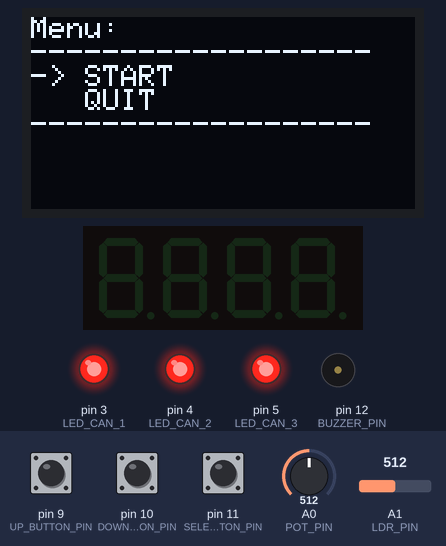
Bench run of a sketch on a simulated Arduino Mega 2560, built with avr-gcc and run on an emulated ATmega2560. Parts: 128×64 one-colour display, 4-digit seven-segment display, output pins drawn as LEDs (lit = HIGH), buzzer (waves = sounding). Inputs (shaded band) come from the test bench; at power-on: pin 11 (SELECT_BUTTON_PIN) HIGH, A1 (LDR_PIN) = 512, pin 9 (UP_BUTTON_PIN) HIGH, pin 10 (DOWN_BUTTON_PIN) HIGH, A0 (POT_PIN) = 512. Random numbers use the default seed unless the sketch sets one.

Above: at 1.2 s.
1.3 s: pin 11 (SELECT_BUTTON_PIN) pulled LOW for 0.15 s
At 1.8 s:
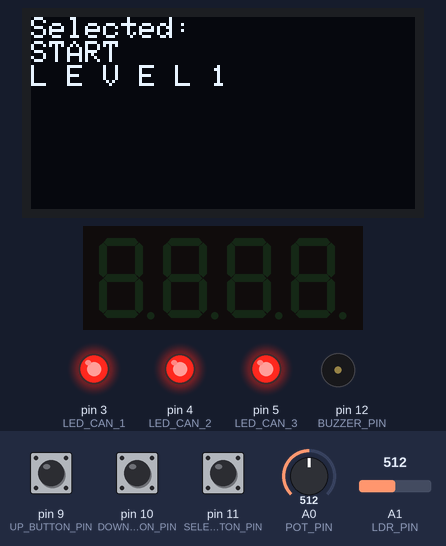
4.4 s: A1 (LDR_PIN) set to 591
7.4 s: A1 (LDR_PIN) set to 611
At 8.03 s:
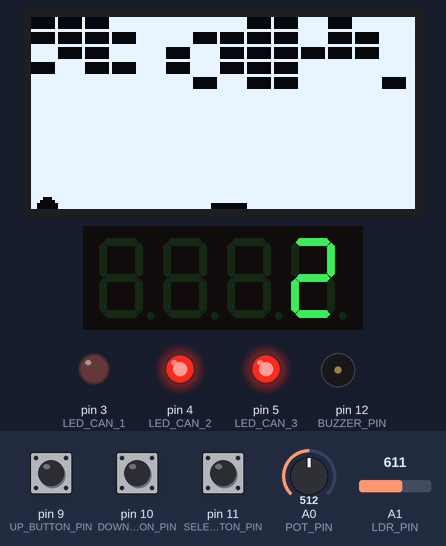
10.0 s: pin 9 (UP_BUTTON_PIN) pulled LOW for 0.15 s
At 10.21 s:
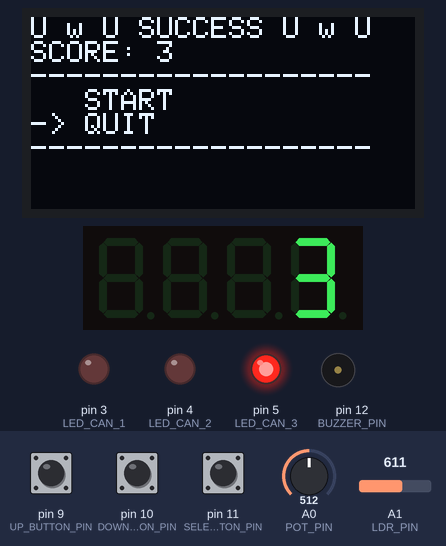
13.1 s: pin 11 (SELECT_BUTTON_PIN) pulled LOW for 3.2 s
At 16.0 s:
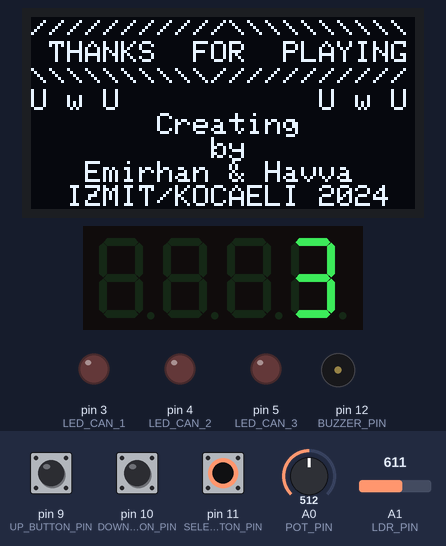
17.8 s: pin 10 (DOWN_BUTTON_PIN) pulled LOW for 1 s
At 20.2 s:
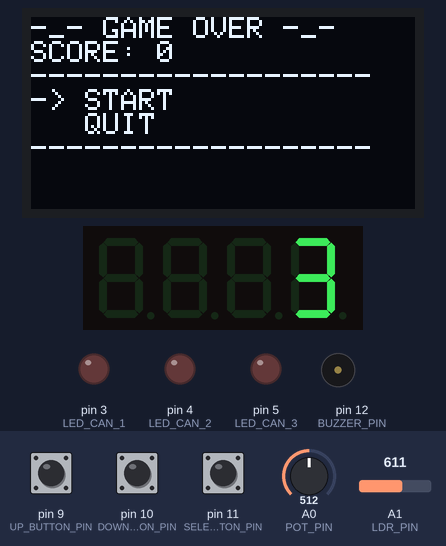
Timing chart, 0 to 21.3 s (numbered marks = the images above; inputs shaded):
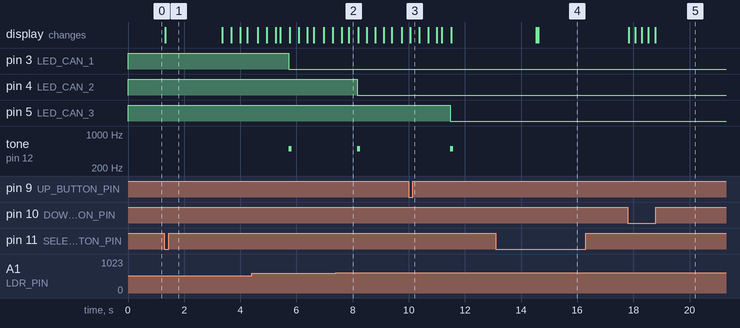

Measured:
- the behaviour switches between 600 and 601 on A1 (LDR_PIN) (found by bisection; images 1 and 2)
- after the input at 1.3 s, the display: changes at once (image 1)
- after the input at 17.8 s, the display: changes at once (image 5)

The sketch:

sketch.ino
```cpp
#include <Wire.h>
#include <Adafruit_GFX.h>
#include <Adafruit_SSD1306.h>
#include <TM1637TinyDisplay.h>

#define SCREEN_WIDTH 128
#define SCREEN_HEIGHT 64
#define OLED_RESET -1
#define CLK 2  // Clock pin
#define DIO 1  // DIO pin
Adafruit_SSD1306 display(SCREEN_WIDTH, SCREEN_HEIGHT, &Wire, OLED_RESET);
TM1637TinyDisplay tm1637(CLK, DIO);


#define UP_BUTTON_PIN 9
#define DOWN_BUTTON_PIN 10
#define SELECT_BUTTON_PIN 11
#define LED_CAN_1 3
#define LED_CAN_2 4
#define LED_CAN_3 5
#define POT_PIN A0
#define BUZZER_PIN 12
#define BRICK_WIDTH 8
#define BRICK_HEIGHT 4
#define BRICK_GAP 1
#define BRICK_ROWS 5
#define BRICK_COLS 14
#define LDR_PIN A1

int ldrThreshold = 600; // LDR değeri için eşik değeri belirleyin
bool ldrHigh = false;

int brick[BRICK_ROWS][BRICK_COLS];
int canHakki = 3;
int gemiX = 0;
int menuSecimi = 0;
bool oyunBasladi = false;
int seviye = 1;
int upButtonState;
int downButtonState;
int selectButtonState;
const int numOptions = 2;
const char *menuOptions[numOptions] = {"START", "QUIT"};
int currentSelection = 0;
int score = 0;
int lvlScore = 0;
int topX = SCREEN_WIDTH / 2;
int topY = SCREEN_HEIGHT - 8;
int topSpeedX = 1;
int topSpeedY = -1;
int topSize = 3;
int brickCount;
int lvlNum = 1;
int heartX;
int heartY;
int hpChance;
int heartX1;
int heartY1;
int heartX2;
int heartY2;
int heartX3;
int heartY3;

bool hpMoveCnt = false;
bool menuCtrl = false; // if menu screen view second time, it will be true
bool gameLost = false;

void updateDisplay() {
  display.clearDisplay();
  display.setTextColor(WHITE);
  display.setTextSize(1);
  display.setCursor(0, 0);
  display.println("Menu:");
  display.setTextSize(1);
  display.println("-------------------");
  for (int i = 0; i < numOptions; i++) {
    if (i == currentSelection) {
      display.print("-> ");
    } else {
      display.print("   ");
    }
    display.print(menuOptions[i]);
    display.println();
  }
  display.println("-------------------");
  display.display();
}


void setup() {
  pinMode(UP_BUTTON_PIN, INPUT_PULLUP);
  pinMode(DOWN_BUTTON_PIN, INPUT_PULLUP);
  pinMode(SELECT_BUTTON_PIN, INPUT_PULLUP);
  pinMode(POT_PIN, INPUT);
  pinMode(LED_CAN_1, OUTPUT);
  pinMode(LED_CAN_2, OUTPUT);
  pinMode(LED_CAN_3, OUTPUT);
  pinMode(BUZZER_PIN, OUTPUT);
  digitalWrite(LED_CAN_1, HIGH);
  digitalWrite(LED_CAN_2, HIGH);
  digitalWrite(LED_CAN_3, HIGH);

  Wire.begin();
  display.begin(SSD1306_SWITCHCAPVCC, 0x3C);
  tm1637.setBrightness(0x0f);
  generateLevel();
  updateDisplay();
}

void clearBricks() {
  for (int i = 0; i < BRICK_ROWS; i++) {
    for (int j = 0; j < BRICK_COLS; j++) {
      brick[i][j] = 0;
    }
  }
}
void generateLevel() {

  brickCount = 0;
  for (int i = 0; i < BRICK_ROWS; i++) {
    for (int j = 0; j < BRICK_COLS; j++) {
      brick[i][j] = random(0, 2);
      if(brick[i][j] == 1)
      {
        brickCount++;
      }
    }
  }
}
void resultScreen()
{
  display.clearDisplay();
  display.setTextColor(WHITE);
  display.setTextSize(1);
  display.setCursor(0, 0);
  display.println("U w U SUCCESS U w U");
  display.print("SCORE: ");
  display.println(score);
  display.println("-------------------");
  for (int i = 0; i < numOptions; i++) {
    if (i == currentSelection) {
      display.print("-> ");
    } else {
      display.print("   ");
    }
    display.print(menuOptions[i]);
    display.println();
  }
  display.println("-------------------");
  display.display();
}
void gameOver()
{

  lvlScore= 0;
  display.clearDisplay();
  clearBricks();
  display.setCursor(0, 0);
  display.println("-_- GAME OVER -_-");
  display.print("SCORE: ");
  display.println(score);
  score = 0;
  display.println("-------------------");
  for (int i = 0; i < numOptions; i++) {
    if (i == currentSelection) {
      display.print("-> ");
    } else {
      display.print("   ");
    }
    display.print(menuOptions[i]);
    display.println();
  }
  display.println("-------------------");
  display.display();
}


void loop() {

  upButtonState = digitalRead(UP_BUTTON_PIN);
  downButtonState = digitalRead(DOWN_BUTTON_PIN);
  selectButtonState = digitalRead(SELECT_BUTTON_PIN);

  if (upButtonState == LOW) {
    currentSelection--;
    if (currentSelection < 0) {
      currentSelection = numOptions - 1;
    }
    if(gameLost)
    {
      gameOver();
    }
    else if(menuCtrl){
      resultScreen();
    }
    else{
    updateDisplay();
    }
    delay(200);
  }

  if (downButtonState == LOW) {
    currentSelection++;
    if (currentSelection >= numOptions) {
      currentSelection = 0;
    }
    if(gameLost)
    {
      gameOver();
    }
    else if(menuCtrl){
      resultScreen();
    }
    else{
      updateDisplay();
    }
    delay(200);

  }

  if (selectButtonState == LOW) {
    if (currentSelection == 0 ) {
      if(menuCtrl){
        clearBricks();
        generateLevel();
        score = 0;
        lvlNum = 1;
        topX = gemiX + 6;
        topY = SCREEN_HEIGHT - 10;
        topSpeedX = 1;
        topSpeedY = -1;
        if(gameLost)
        {
          // new game
          gameLost = false;
          canHakki = 3;
          digitalWrite(LED_CAN_1, HIGH);
          digitalWrite(LED_CAN_2, HIGH);
          digitalWrite(LED_CAN_3, HIGH);
        }
      }
      oyunBasladi = true;
      display.clearDisplay();
      display.setCursor(0, 0);
      display.println("Selected:");
      display.println(menuOptions[currentSelection]);
      display.print("L E V E L ");
      display.print(lvlNum);
      display.display();
      delay(2000);
      updateDisplay();
    }
    else if (currentSelection == 1)
    {
      display.clearDisplay();
      display.setCursor(0, 0);
      display.println("///////////\\\\\\\\\\\\\\\\\\\\");
      display.println(" THANKS  FOR  PLAYING");
      display.println("\\\\\\\\\\\\\\\\\\\\///////////");
      display.println("U w U           U w U");
      display.println("       Creating");
      display.println("          by");
      display.println("   Emirhan & Havva");
      display.println("  IZMIT/KOCAELI 2024");
      display.display();
    }
  }

  if (oyunBasladi) {
    menuCtrl = true;
    gemiX = map(analogRead(POT_PIN), 0, 1023, 0, SCREEN_WIDTH - 8);

     int ldrValue = analogRead(LDR_PIN);
     ldrHigh = (ldrValue > ldrThreshold);

    //
    if(!ldrHigh){
      display.clearDisplay();
      display.fillRect(gemiX, 62, 12, 2, WHITE);
    }
    else
    {
      display.fillScreen(WHITE);
      display.fillRect(gemiX, 62, 12, 2, BLACK);
    }
    topX += topSpeedX;
    topY += topSpeedY;

    if (topX <= 0 || topX >= SCREEN_WIDTH - topSize) {
      topSpeedX *= -1;
    }

    if (topY <= 0) {
      topSpeedY *= -1;
    }

    if (topY >= SCREEN_HEIGHT - 8 && topX >= gemiX && topX <= gemiX + 12) {
      topSpeedY *= -1;
    }

    int hitBrickRow = -1;
    int hitBrickCol = -1;
    for (int i = 0; i < BRICK_ROWS; i++) {
      for (int j = 0; j < BRICK_COLS; j++) {
        if (brick[i][j] == 1 &&
            topX >= j * (BRICK_WIDTH + BRICK_GAP) && topX <= j * (BRICK_WIDTH + BRICK_GAP) + BRICK_WIDTH &&
            topY >= i * (BRICK_HEIGHT + BRICK_GAP) && topY <= i * (BRICK_HEIGHT + BRICK_GAP) + BRICK_HEIGHT) {
          hitBrickRow = i;
          hitBrickCol = j;
          break;
        }
      }
      if (hitBrickRow != -1) {
        break;
      }
    }

    if (hitBrickRow != -1 && hitBrickCol != -1) {
      brick[hitBrickRow][hitBrickCol] = 0;
      topSpeedY *= -1;
      score += 1;
      lvlScore += 1;
      tm1637.showNumberDec(score, true);
      hpChance = random(0,10);
      if(hpChance == 1 && hpMoveCnt == false)
      {
        heartX = hitBrickCol * (BRICK_WIDTH + BRICK_GAP) + (BRICK_WIDTH / 2);
        heartY = hitBrickRow * (BRICK_HEIGHT + BRICK_GAP) + (BRICK_HEIGHT / 2);
        hpMoveCnt = true;
      }
    }

    if (hpMoveCnt) {
    // Kalp simgesini çiz
    heartX1 = heartX - 3;
    heartY1 = heartY + 3;
    heartX2 = heartX + 3;
    heartY2 = heartY + 3;
    heartX3 = heartX;
    heartY3 = heartY - 3;
    if(!ldrHigh){
    display.fillTriangle(heartX1, heartY1, heartX2, heartY2, heartX3, heartY3, WHITE);
    }
    else{
      display.fillTriangle(heartX1, heartY1, heartX2, heartY2, heartX3, heartY3, BLACK);
    }
    // Kalp simgesini aşağıya doğru hareket ettir
    heartY += 2;

    // Kalp simgesinin ekran dışına çıktığını kontrol et
    if (heartY >= SCREEN_HEIGHT) {
        hpMoveCnt = false; // Hareket etme işlemini durdur
    }

    // Kalp simgesinin oyuncuya ulaştığını kontrol et
    if (heartX >= gemiX && heartX <= gemiX + 12 && heartY >= SCREEN_HEIGHT - 8) {
        hpMoveCnt = false; // Hareket etme işlemini durdur
        // Oyuncunun canını artırma işlemini burada gerçekleştir
        if (canHakki == 2) {
            tone(BUZZER_PIN, 500, 100);
            digitalWrite(LED_CAN_1, HIGH);
            digitalWrite(LED_CAN_2, HIGH);
            digitalWrite(LED_CAN_3, HIGH);
        } else if (canHakki == 1) {
            tone(BUZZER_PIN, 500, 100);
            digitalWrite(LED_CAN_1, LOW);
            digitalWrite(LED_CAN_2, HIGH);
            digitalWrite(LED_CAN_3, HIGH);
        }
        if(canHakki < 3){
          canHakki++;
        }
    }
}

    if (topY >= SCREEN_HEIGHT) {

        topX = gemiX + 6;
        topY = SCREEN_HEIGHT - 10;
        delay(300);
        topSpeedY *= -1;

        canHakki--;
        if (canHakki == 2) {

          tone(BUZZER_PIN, 500, 100);
          digitalWrite(LED_CAN_1, LOW);
          digitalWrite(LED_CAN_2, HIGH);
          digitalWrite(LED_CAN_3, HIGH);

        } else if (canHakki == 1) {

          tone(BUZZER_PIN, 500, 100);
          digitalWrite(LED_CAN_1, LOW);
          digitalWrite(LED_CAN_2, LOW);
          digitalWrite(LED_CAN_3, HIGH);
        } else if (canHakki == 0) {

          tone(BUZZER_PIN, 500, 100);
          digitalWrite(LED_CAN_1, LOW);
          digitalWrite(LED_CAN_2, LOW);
          digitalWrite(LED_CAN_3, LOW);
          oyunBasladi = false;
          lvlNum = 1;
          menuCtrl = true;
          gameLost = true;
          display.setCursor(15, 28);
          display.print("G A M E   O V E R ");
          display.display();
          delay(3000);
          gameOver();
        }
    }
     if(!ldrHigh){
      display.fillCircle(topX, topY, topSize, WHITE);
     }
     else{
        display.fillCircle(topX, topY, topSize, BLACK);
     }

    for (int i = 0; i < BRICK_ROWS; i++) {
      for (int j = 0; j < BRICK_COLS; j++) {
        if (brick[i][j] == 1) {
           if(!ldrHigh){
            display.fillRect(j * (BRICK_WIDTH + BRICK_GAP), i * (BRICK_HEIGHT + BRICK_GAP), BRICK_WIDTH, BRICK_HEIGHT, WHITE);
           }
           else{
            display.fillRect(j * (BRICK_WIDTH + BRICK_GAP), i * (BRICK_HEIGHT + BRICK_GAP), BRICK_WIDTH, BRICK_HEIGHT, BLACK);
           }
        }
      }
    }

    display.display();
  }
  if (lvlScore == brickCount) {
    lvlScore =0;
    lvlNum++;
    if(lvlNum > 3)
    {
      oyunBasladi = false;
      lvlNum = 1;
      resultScreen();
    }
    else{
    display.clearDisplay();
    display.setCursor(40, 28);
    display.print("L E V E L ");
    display.print(lvlNum);
    display.display();
    delay(5000);
    clearBricks();
    generateLevel();
    topX = gemiX + 6;
    topY = SCREEN_HEIGHT - 10;
    topSpeedY *= -2;
    updateDisplay();
    }
  }
}
```
